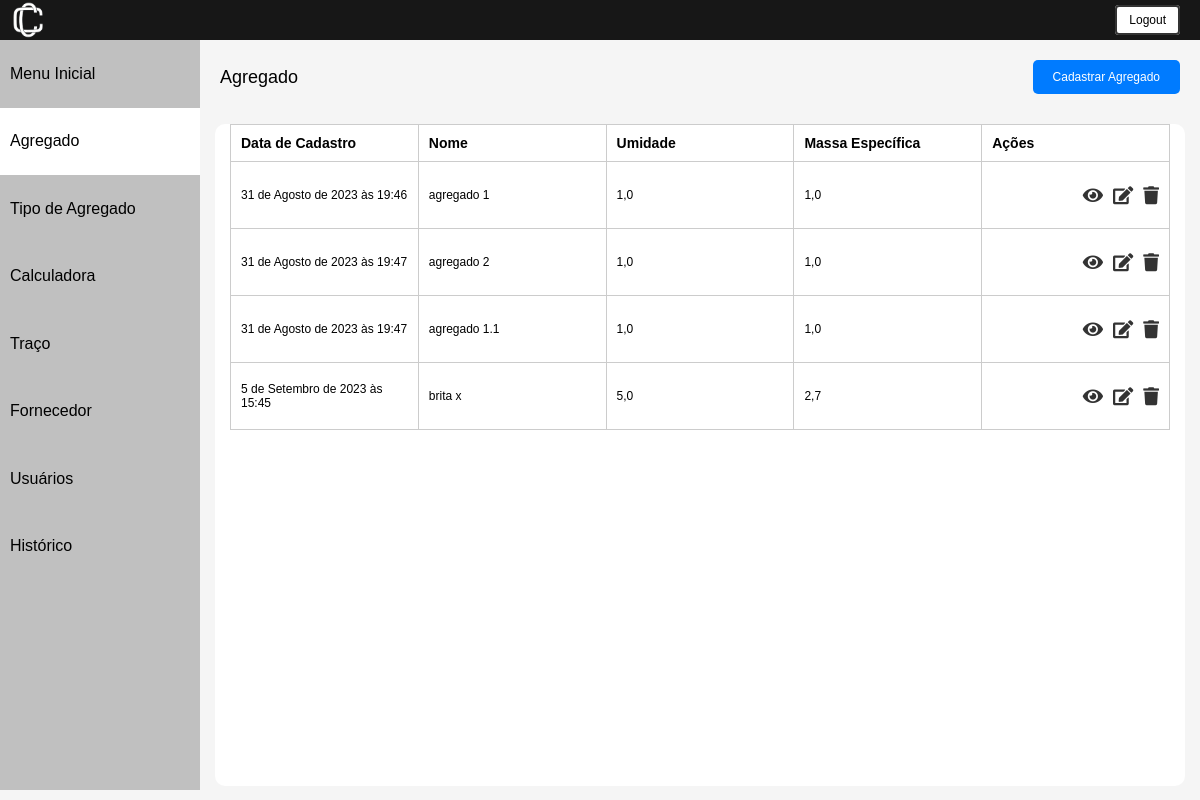
/agregados/ (signed in), run on an earlier commit of the app's database.
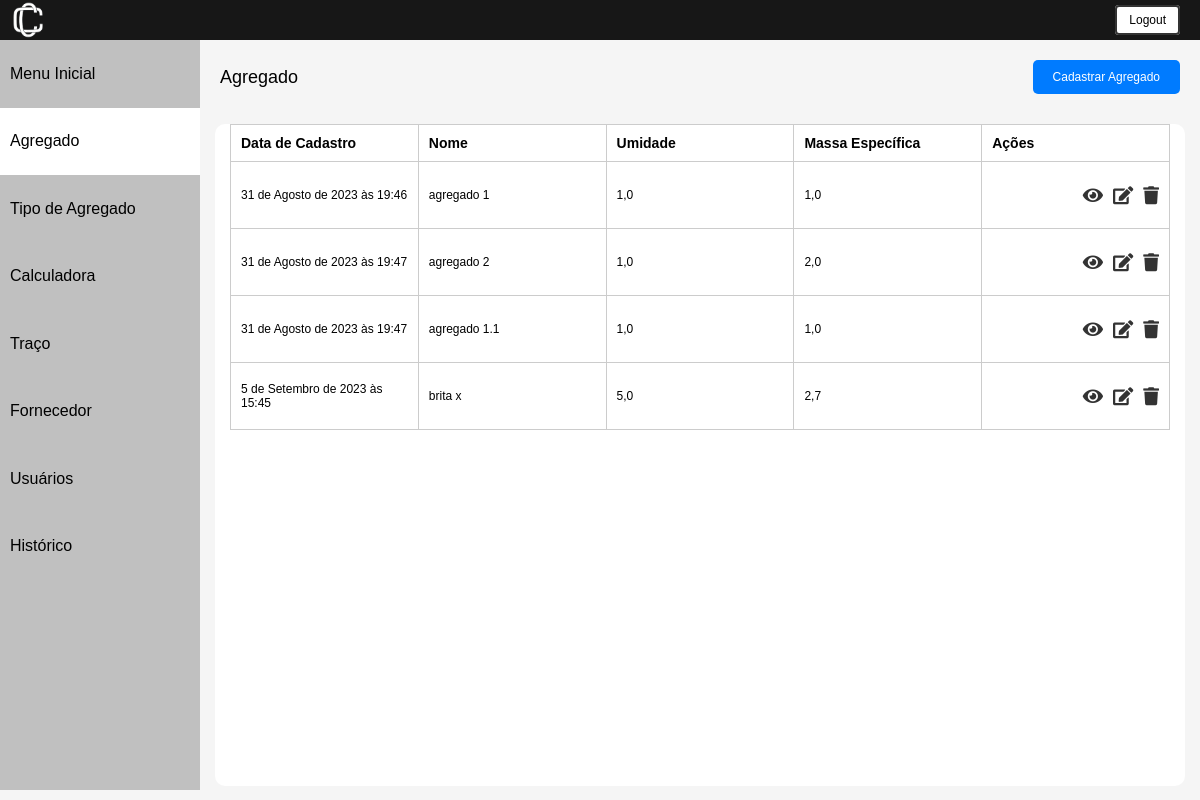
And on a later commit of the database.
### usuarios/models.py (models this page shows, shortened)
class Agregado(models.Model):
    nome = models.CharField(max_length=40, unique=True)
    pen_6_30_mm = models.FloatField()
    pen_4_80_mm = models.FloatField()
    pen_2_40_mm = models.FloatField()
    pen_1_20_mm = models.FloatField()
    pen_600_um = models.FloatField()
    pen_300_um = models.FloatField()
    pen_150_um = models.FloatField()
    pen_75_um = models.FloatField()
    fundo = models.FloatField()
    umidade = models.FloatField()
    massa_especifica = models.FloatField()
    is_deleted = models.BooleanField(default=False)
    num_modificacao = models.IntegerField(default=0)
    data_cadastro = models.DateTimeField(default=timezone.now)
    fk_usuario_id = models.IntegerField(null=False)
    fk_fornecedor_id = models.ForeignKey(Fornecedor, on_delete=models.CASCADE)
    fk_tipo_agregado_id = models.ForeignKey(TipoAgregado, on_delete=models.CASCADE)
    class Meta:
        db_table = "agregado"

### usuarios/views.py (the view)
# urls.py: path('agregados/', views.listar_agregados, name='agregados'),
@login_required
def listar_agregados(request):  # Renomeei a função para ser mais descritiva
    agregados = Agregado.objects.all()
    return render(request, 'agregado/index.html', {'agregados': agregados})

### usuarios/templates/agregado/index.html (shortened to what this page needs)
{% extends 'base.html' %}
{% load static %}
{% block content %}
<html lang="pt-br">
<head>
    <link rel="stylesheet" href="{% static 'css/listar.css' %}">
    <link rel="stylesheet" href="https://cdnjs.cloudflare.com/ajax/libs/font-awesome/5.15.4/css/all.min.css">
</head>
<body>
     {% include "utils/header.html" %}
    <div class="container">
        {% include "utils/sidebar.html" %}
        <div class="content">
            <div class="cadastrar_btn">
                <a class="nome-pagina">Agregado</a>
                <a href="{% url 'cadastrar_agregado' %}" class="btn_cadastrar">Cadastrar Agregado</a>
            </div>
            <div class = 'all-content'>
                <div class="lista">
                    <table>
                        <thead>
                            <tr>
                                <th>Data de Cadastro</th>
                                <th>Nome</th>
                                <th>Umidade</th>
                                <th>Massa Específica</th>
                                <th>Ações</th>
                            </tr>
                        </thead>
                        <tbody>
                            {% for tipo in agregados %}
                                <tr>
                                    <td>{{ tipo.data_cadastro }}</td>
                                    <td>{{ tipo.nome }}</td>
                                    <td>{{ tipo.umidade }}</td>
                                    <td>{{ tipo.massa_especifica }}</td>
                                    <td class="align-right">
                                        <div class="btn-action-container">
                                            <a href="{% url 'inspecionar_agregado' tipo.id %}" class="btn-action"><i class="fa fa-eye"></i></a>
                                            <a href="{% url 'editar_agregado' tipo.id %}" class="btn-action"><i class="fa fa-edit"></i></a>
                                            <button class="btn-action btn-deletar" data-id="{{ tipo.id }}" data-url="{% url 'deletar_agregado' tipo.id %}"><i class="fa fa-trash"></i></button>
                                        </div>
                                    </td>
                            </tr>
                            {% endfor %}
                        </tbody>
                    </table>
                </div>
                </div>
        </div>
    </div>
</body>
{% endblock %}

What changed in the data, as far as the page shows it:
changed Agregado "agregado 2": massa_especifica "1,0" → "2,0"
